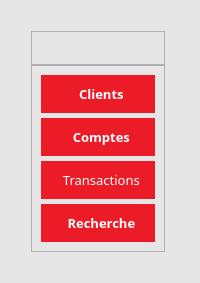
     <widget class="QWidget" name="leftBarContainer" native="true">
      <property name="styleSheet">
       <string notr="true">background-color: rgb(230, 230, 230);</string>
      </property>
      <layout class="QVBoxLayout" name="verticalLayout">
       <item alignment="Qt::AlignLeft">
        <widget class="QWidget" name="leftBarSubContainer" native="true">
         <property name="sizePolicy">
          <sizepolicy hsizetype="Maximum" vsizetype="Preferred">
           <horstretch>0</horstretch>
           <verstretch>0</verstretch>
          </sizepolicy>
         </property>
         <property name="styleSheet">
          <string notr="true"/>
         </property>
         <layout class="QVBoxLayout" name="verticalLayout_2">
          <property name="spacing">
           <number>0</number>
          </property>
          <property name="leftMargin">
           <number>20</number>
          </property>
          <property name="topMargin">
           <number>20</number>
          </property>
          <property name="rightMargin">
           <number>20</number>
          </property>
          <property name="bottomMargin">
           <number>20</number>
          </property>
          <item>
           <widget class="QFrame" name="CNEPLogoFrame">
            <property name="sizePolicy">
             <sizepolicy hsizetype="Preferred" vsizetype="Preferred">
              <horstretch>0</horstretch>
              <verstretch>0</verstretch>
             </sizepolicy>
            </property>
            <property name="frameShape">
             <enum>QFrame::StyledPanel</enum>
            </property>
            <property name="frameShadow">
             <enum>QFrame::Raised</enum>
            </property>
            <layout class="QVBoxLayout" name="verticalLayout_4">
             <item>
              <widget class="QLabel" name="CNEPLogo">
               <property name="sizePolicy">
                <sizepolicy hsizetype="Preferred" vsizetype="Preferred">
                 <horstretch>0</horstretch>
                 <verstretch>0</verstretch>
                </sizepolicy>
               </property>
               <property name="styleSheet">
                <string notr="true">image: url(:/images/Ressources/Images/1200px-Logo_CNEP_banque_DZ.svg.png);</string>
               </property>
               <property name="text">
                <string/>
               </property>
              </widget>
             </item>
            </layout>
           </widget>
          </item>
          <item>
           <widget class="QFrame" name="sideMenuFrame">
            <property name="sizePolicy">
             <sizepolicy hsizetype="Preferred" vsizetype="Preferred">
              <horstretch>0</horstretch>
              <verstretch>0</verstretch>
             </sizepolicy>
            </property>
            <property name="styleSheet">
             <string notr="true">QPushButton{
	padding: 10px 15px;
	background-color: rgb(235, 28, 39);
	border-radius: 20px;
	color: rgb(255, 255, 255);
}

QPushButton:hover{
	background-color: rgba(235, 28, 39, 0.5);
}

QPushButton:pressed{
	background-color: rgb(147, 147, 147);
}</string>
            </property>
            <property name="frameShape">
             <enum>QFrame::StyledPanel</enum>
            </property>
            <property name="frameShadow">
             <enum>QFrame::Raised</enum>
            </property>
            <layout class="QVBoxLayout" name="verticalLayout_3">
             <property name="spacing">
              <number>5</number>
             </property>
             <property name="leftMargin">
              <number>9</number>
             </property>
             <item>
              <widget class="QPushButton" name="clientsButton">
               <property name="enabled">
                <bool>true</bool>
               </property>
               <property name="sizePolicy">
                <sizepolicy hsizetype="Preferred" vsizetype="Fixed">
                 <horstretch>0</horstretch>
                 <verstretch>0</verstretch>
                </sizepolicy>
               </property>
               <property name="font">
                <font>
                 <family>Nunito</family>
                 <pointsize>10</pointsize>
                 <weight>75</weight>
                 <bold>true</bold>
                </font>
               </property>
               <property name="cursor">
                <cursorShape>PointingHandCursor</cursorShape>
               </property>
               <property name="toolTip">
                <string>&lt;html&gt;&lt;head/&gt;&lt;body&gt;&lt;p&gt;&lt;span style=&quot; font-size:10pt;&quot;&gt;Afficher les clients existants&lt;/span&gt;&lt;/p&gt;&lt;/body&gt;&lt;/html&gt;</string>
               </property>
               <property name="styleSheet">
                <string notr="true"/>
               </property>
               <property name="text">
                <string>  Clients</string>
               </property>
               <property name="icon">
                <iconset resource="res.qrc">
                 <normaloff>:/Icons/Ressources/Icons/clinetsNewIcon.png</normaloff>:/Icons/Ressources/Icons/clinetsNewIcon.png</iconset>
               </property>
               <property name="iconSize">
                <size>
                 <width>22</width>
                 <height>22</height>
                </size>
               </property>
               <property name="flat">
                <bool>false</bool>
               </property>
              </widget>
             </item>
             <item>
              <widget class="QPushButton" name="comptesButton">
               <property name="font">
                <font>
                 <family>Nunito</family>
                 <pointsize>10</pointsize>
                 <weight>75</weight>
                 <bold>true</bold>
                </font>
               </property>
               <property name="cursor">
                <cursorShape>PointingHandCursor</cursorShape>
               </property>
               <property name="toolTip">
                <string>&lt;html&gt;&lt;head/&gt;&lt;body&gt;&lt;p&gt;&lt;span style=&quot; font-size:10pt;&quot;&gt;Afficher les comptes existants&lt;/span&gt;&lt;/p&gt;&lt;/body&gt;&lt;/html&gt;</string>
               </property>
               <property name="text">
                <string>  Comptes</string>
               </property>
               <property name="icon">
                <iconset resource="res.qrc">
                 <normaloff>:/Icons/Ressources/Icons/accounts.png</normaloff>:/Icons/Ressources/Icons/accounts.png</iconset>
               </property>
               <property name="iconSize">
                <size>
                 <width>22</width>
                 <height>22</height>
                </size>
               </property>
              </widget>
             </item>
             <item>
              <widget class="QPushButton" name="movementsButton">
               <property name="font">
                <font>
                 <family>Nunito</family>
                 <pointsize>10</pointsize>
                </font>
               </property>
               <property name="cursor">
                <cursorShape>PointingHandCursor</cursorShape>
               </property>
               <property name="toolTip">
                <string>&lt;html&gt;&lt;head/&gt;&lt;body&gt;&lt;p&gt;&lt;span style=&quot; font-size:10pt;&quot;&gt;Afficher les transactions existantes&lt;/span&gt;&lt;/p&gt;&lt;/body&gt;&lt;/html&gt;</string>
               </property>
               <property name="text">
                <string>  Transactions</string>
               </property>
               <property name="icon">
                <iconset resource="res.qrc">
                 <normaloff>:/Icons/Ressources/Icons/movementsIcon.svg</normaloff>:/Icons/Ressources/Icons/movementsIcon.svg</iconset>
               </property>
               <property name="iconSize">
                <size>
                 <width>20</width>
                 <height>20</height>
                </size>
               </property>
              </widget>
             </item>
             <item>
              <widget class="QPushButton" name="oneMovementButton">
               <property name="font">
                <font>
                 <family>Nunito</family>
                 <pointsize>10</pointsize>
                 <weight>75</weight>
                 <bold>true</bold>
                </font>
               </property>
               <property name="cursor">
                <cursorShape>PointingHandCursor</cursorShape>
               </property>
               <property name="toolTip">
                <string>&lt;html&gt;&lt;head/&gt;&lt;body&gt;&lt;p&gt;&lt;span style=&quot; font-size:10pt;&quot;&gt;Rechercher une transaction&lt;/span&gt;&lt;/p&gt;&lt;/body&gt;&lt;/html&gt;</string>
               </property>
               <property name="text">
                <string>  Recherche</string>
               </property>
               <property name="icon">
                <iconset resource="res.qrc">
                 <normaloff>:/Icons/Ressources/Icons/searchIcon.svg</normaloff>:/Icons/Ressources/Icons/searchIcon.svg</iconset>
               </property>
               <property name="iconSize">
                <size>
                 <width>20</width>
                 <height>20</height>
                </size>
               </property>
              </widget>
             </item>
            </layout>
           </widget>
          </item>
         </layout>
        </widget>
       </item>
      </layout>
     </widget>
